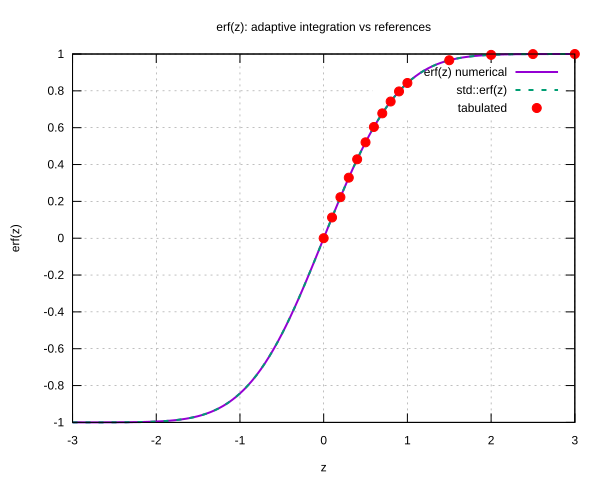

The gnuplot source for this figure:
set terminal svg size 900,600 enhanced
set output 'plot_erf.svg'
set terminal svg background "white"

set title 'erf(z): adaptive integration vs references'
set xlabel 'z'
set ylabel 'erf(z)'
set grid

plot 'erf_curve.data' using 1:2 with lines lw 2 title 'erf(z) numerical', \
     'erf_curve.data' using 1:3 with lines dt 2 lw 2 title 'std::erf(z)', \
     'erf_tabulated.data' using 1:2 with points pt 7 ps 1.0 lc rgb 'red' title 'tabulated'
